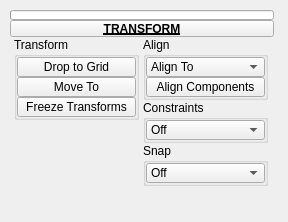
<?xml version="1.0" encoding="UTF-8"?>
<ui version="4.0">
 <class>QtUi</class>
 <widget class="QMainWindow" name="QtUi">
  <property name="enabled">
   <bool>true</bool>
  </property>
  <property name="geometry">
   <rect>
    <x>0</x>
    <y>0</y>
    <width>288</width>
    <height>222</height>
   </rect>
  </property>
  <property name="minimumSize">
   <size>
    <width>111</width>
    <height>0</height>
   </size>
  </property>
  <property name="maximumSize">
   <size>
    <width>999</width>
    <height>999</height>
   </size>
  </property>
  <property name="windowTitle">
   <string>Toolkit</string>
  </property>
  <property name="tabShape">
   <enum>QTabWidget::Triangular</enum>
  </property>
  <property name="dockNestingEnabled">
   <bool>true</bool>
  </property>
  <property name="dockOptions">
   <set>QMainWindow::AllowNestedDocks|QMainWindow::AllowTabbedDocks|QMainWindow::AnimatedDocks|QMainWindow::ForceTabbedDocks</set>
  </property>
  <widget class="QWidget" name="mainWindow">
   <widget class="QWidget" name="layoutWidget_2">
    <property name="geometry">
     <rect>
      <x>10</x>
      <y>10</y>
      <width>264</width>
      <height>181</height>
     </rect>
    </property>
    <layout class="QGridLayout" name="gridLayout_2">
     <property name="spacing">
      <number>0</number>
     </property>
     <item row="1" column="1" colspan="2">
      <widget class="PushButtonDraggable" name="draggable_header">
       <property name="minimumSize">
        <size>
         <width>19</width>
         <height>17</height>
        </size>
       </property>
       <property name="maximumSize">
        <size>
         <width>999</width>
         <height>17</height>
        </size>
       </property>
       <property name="font">
        <font>
         <weight>75</weight>
         <bold>true</bold>
         <underline>true</underline>
        </font>
       </property>
       <property name="text">
        <string>TRANSFORM</string>
       </property>
       <property name="checkable">
        <bool>true</bool>
       </property>
      </widget>
     </item>
     <item row="2" column="1" colspan="2">
      <layout class="QGridLayout" name="gridLayout"/>
     </item>
     <item row="3" column="1" colspan="2">
      <layout class="QHBoxLayout" name="horizontalLayout">
       <item>
        <layout class="QVBoxLayout" name="verticalLayout">
         <property name="spacing">
          <number>0</number>
         </property>
         <item>
          <widget class="QGroupBox" name="Transform">
           <property name="minimumSize">
            <size>
             <width>125</width>
             <height>0</height>
            </size>
           </property>
           <property name="maximumSize">
            <size>
             <width>125</width>
             <height>999</height>
            </size>
           </property>
           <property name="title">
            <string>Transform</string>
           </property>
           <layout class="QVBoxLayout" name="verticalLayout_3">
            <property name="spacing">
             <number>0</number>
            </property>
            <property name="leftMargin">
             <number>0</number>
            </property>
            <property name="topMargin">
             <number>0</number>
            </property>
            <property name="rightMargin">
             <number>0</number>
            </property>
            <property name="bottomMargin">
             <number>0</number>
            </property>
            <item>
             <widget class="ToolButton" name="tb000">
              <property name="enabled">
               <bool>true</bool>
              </property>
              <property name="sizePolicy">
               <sizepolicy hsizetype="Preferred" vsizetype="Fixed">
                <horstretch>0</horstretch>
                <verstretch>0</verstretch>
               </sizepolicy>
              </property>
              <property name="minimumSize">
               <size>
                <width>0</width>
                <height>20</height>
               </size>
              </property>
              <property name="maximumSize">
               <size>
                <width>999</width>
                <height>20</height>
               </size>
              </property>
              <property name="toolTip">
               <string>Move selected object to grid.</string>
              </property>
              <property name="layoutDirection">
               <enum>Qt::LeftToRight</enum>
              </property>
              <property name="text">
               <string>Drop to Grid</string>
              </property>
             </widget>
            </item>
            <item>
             <widget class="QPushButton" name="b005">
              <property name="enabled">
               <bool>true</bool>
              </property>
              <property name="sizePolicy">
               <sizepolicy hsizetype="Preferred" vsizetype="Fixed">
                <horstretch>0</horstretch>
                <verstretch>0</verstretch>
               </sizepolicy>
              </property>
              <property name="minimumSize">
               <size>
                <width>0</width>
                <height>20</height>
               </size>
              </property>
              <property name="maximumSize">
               <size>
                <width>999</width>
                <height>20</height>
               </size>
              </property>
              <property name="toolTip">
               <string>Move selected object(s) to last selected.</string>
              </property>
              <property name="text">
               <string>Move To</string>
              </property>
              <property name="iconSize">
               <size>
                <width>18</width>
                <height>18</height>
               </size>
              </property>
              <property name="autoDefault">
               <bool>false</bool>
              </property>
              <property name="default">
               <bool>false</bool>
              </property>
              <property name="flat">
               <bool>false</bool>
              </property>
             </widget>
            </item>
            <item>
             <widget class="QPushButton" name="b002">
              <property name="enabled">
               <bool>true</bool>
              </property>
              <property name="sizePolicy">
               <sizepolicy hsizetype="Preferred" vsizetype="Fixed">
                <horstretch>0</horstretch>
                <verstretch>0</verstretch>
               </sizepolicy>
              </property>
              <property name="minimumSize">
               <size>
                <width>0</width>
                <height>20</height>
               </size>
              </property>
              <property name="maximumSize">
               <size>
                <width>999</width>
                <height>20</height>
               </size>
              </property>
              <property name="toolTip">
               <string>Freeze transformations on any selected objects</string>
              </property>
              <property name="text">
               <string>Freeze Transforms</string>
              </property>
              <property name="iconSize">
               <size>
                <width>18</width>
                <height>18</height>
               </size>
              </property>
              <property name="autoDefault">
               <bool>false</bool>
              </property>
              <property name="default">
               <bool>false</bool>
              </property>
              <property name="flat">
               <bool>false</bool>
              </property>
             </widget>
            </item>
           </layout>
          </widget>
         </item>
         <item>
          <spacer name="verticalSpacer">
           <property name="orientation">
            <enum>Qt::Vertical</enum>
           </property>
           <property name="sizeHint" stdset="0">
            <size>
             <width>20</width>
             <height>40</height>
            </size>
           </property>
          </spacer>
         </item>
        </layout>
       </item>
       <item>
        <layout class="QVBoxLayout" name="verticalLayout_2">
         <property name="spacing">
          <number>0</number>
         </property>
         <item>
          <widget class="QGroupBox" name="Align">
           <property name="enabled">
            <bool>true</bool>
           </property>
           <property name="minimumSize">
            <size>
             <width>125</width>
             <height>0</height>
            </size>
           </property>
           <property name="maximumSize">
            <size>
             <width>125</width>
             <height>999</height>
            </size>
           </property>
           <property name="title">
            <string>Align</string>
           </property>
           <layout class="QVBoxLayout" name="verticalLayout_4">
            <property name="spacing">
             <number>0</number>
            </property>
            <property name="leftMargin">
             <number>0</number>
            </property>
            <property name="topMargin">
             <number>0</number>
            </property>
            <property name="rightMargin">
             <number>0</number>
            </property>
            <property name="bottomMargin">
             <number>0</number>
            </property>
            <item>
             <widget class="ComboBox" name="cmb002">
              <property name="minimumSize">
               <size>
                <width>0</width>
                <height>20</height>
               </size>
              </property>
              <property name="maximumSize">
               <size>
                <width>999</width>
                <height>20</height>
               </size>
              </property>
              <property name="toolTip">
               <string>Align to objects.</string>
              </property>
              <property name="editable">
               <bool>false</bool>
              </property>
              <property name="sizeAdjustPolicy">
               <enum>QComboBox::AdjustToContents</enum>
              </property>
              <item>
               <property name="text">
                <string>Align To</string>
               </property>
              </item>
             </widget>
            </item>
            <item>
             <widget class="ToolButton" name="tb001">
              <property name="enabled">
               <bool>true</bool>
              </property>
              <property name="sizePolicy">
               <sizepolicy hsizetype="Preferred" vsizetype="Fixed">
                <horstretch>0</horstretch>
                <verstretch>0</verstretch>
               </sizepolicy>
              </property>
              <property name="minimumSize">
               <size>
                <width>0</width>
                <height>20</height>
               </size>
              </property>
              <property name="maximumSize">
               <size>
                <width>999</width>
                <height>20</height>
               </size>
              </property>
              <property name="toolTip">
               <string>Align selected vertices/edges along the specified axes.</string>
              </property>
              <property name="text">
               <string>Align Components</string>
              </property>
              <property name="iconSize">
               <size>
                <width>18</width>
                <height>18</height>
               </size>
              </property>
             </widget>
            </item>
           </layout>
          </widget>
         </item>
         <item>
          <widget class="QGroupBox" name="groupBox">
           <property name="minimumSize">
            <size>
             <width>125</width>
             <height>0</height>
            </size>
           </property>
           <property name="maximumSize">
            <size>
             <width>125</width>
             <height>999</height>
            </size>
           </property>
           <property name="title">
            <string>Constraints</string>
           </property>
           <layout class="QVBoxLayout" name="verticalLayout_5">
            <property name="spacing">
             <number>0</number>
            </property>
            <property name="leftMargin">
             <number>0</number>
            </property>
            <property name="topMargin">
             <number>0</number>
            </property>
            <property name="rightMargin">
             <number>0</number>
            </property>
            <property name="bottomMargin">
             <number>0</number>
            </property>
            <item>
             <widget class="ComboBox" name="cmb001">
              <property name="minimumSize">
               <size>
                <width>0</width>
                <height>20</height>
               </size>
              </property>
              <property name="maximumSize">
               <size>
                <width>999</width>
                <height>20</height>
               </size>
              </property>
              <property name="toolTip">
               <string>Transform constraints.</string>
              </property>
              <property name="editable">
               <bool>false</bool>
              </property>
              <property name="sizeAdjustPolicy">
               <enum>QComboBox::AdjustToContents</enum>
              </property>
              <item>
               <property name="text">
                <string>Off</string>
               </property>
              </item>
             </widget>
            </item>
           </layout>
          </widget>
         </item>
         <item>
          <widget class="QGroupBox" name="groupBox_2">
           <property name="minimumSize">
            <size>
             <width>125</width>
             <height>0</height>
            </size>
           </property>
           <property name="maximumSize">
            <size>
             <width>125</width>
             <height>999</height>
            </size>
           </property>
           <property name="title">
            <string>Snap</string>
           </property>
           <layout class="QVBoxLayout" name="verticalLayout_6">
            <property name="spacing">
             <number>0</number>
            </property>
            <property name="leftMargin">
             <number>0</number>
            </property>
            <property name="topMargin">
             <number>0</number>
            </property>
            <property name="rightMargin">
             <number>0</number>
            </property>
            <property name="bottomMargin">
             <number>0</number>
            </property>
            <item>
             <widget class="ComboBox" name="cmb003">
              <property name="minimumSize">
               <size>
                <width>0</width>
                <height>20</height>
               </size>
              </property>
              <property name="maximumSize">
               <size>
                <width>999</width>
                <height>20</height>
               </size>
              </property>
              <property name="toolTip">
               <string>Transform tool snap settings.</string>
              </property>
              <property name="editable">
               <bool>false</bool>
              </property>
              <property name="sizeAdjustPolicy">
               <enum>QComboBox::AdjustToContents</enum>
              </property>
              <item>
               <property name="text">
                <string>Off</string>
               </property>
              </item>
             </widget>
            </item>
           </layout>
          </widget>
         </item>
         <item>
          <spacer name="verticalSpacer_2">
           <property name="orientation">
            <enum>Qt::Vertical</enum>
           </property>
           <property name="sizeHint" stdset="0">
            <size>
             <width>20</width>
             <height>40</height>
            </size>
           </property>
          </spacer>
         </item>
        </layout>
       </item>
      </layout>
     </item>
     <item row="0" column="1" colspan="2">
      <widget class="ProgressBar" name="progressBar_2">
       <property name="sizePolicy">
        <sizepolicy hsizetype="Ignored" vsizetype="Fixed">
         <horstretch>0</horstretch>
         <verstretch>0</verstretch>
        </sizepolicy>
       </property>
       <property name="minimumSize">
        <size>
         <width>0</width>
         <height>10</height>
        </size>
       </property>
       <property name="maximumSize">
        <size>
         <width>16777215</width>
         <height>10</height>
        </size>
       </property>
       <property name="value">
        <number>0</number>
       </property>
       <property name="textVisible">
        <bool>false</bool>
       </property>
      </widget>
     </item>
    </layout>
   </widget>
  </widget>
 </widget>
 <customwidgets>
  <customwidget>
   <class>ToolButton</class>
   <extends>QToolButton</extends>
   <header>widgets.toolbutton.h</header>
  </customwidget>
  <customwidget>
   <class>PushButtonDraggable</class>
   <extends>QPushButton</extends>
   <header>widgets.pushbuttondraggable.h</header>
  </customwidget>
  <customwidget>
   <class>ProgressBar</class>
   <extends>QProgressBar</extends>
   <header>widgets.progressbar.h</header>
  </customwidget>
  <customwidget>
   <class>ComboBox</class>
   <extends>QComboBox</extends>
   <header>widgets.combobox.h</header>
  </customwidget>
 </customwidgets>
 <resources/>
 <connections/>
 <designerdata>
  <property name="gridDeltaX">
   <number>5</number>
  </property>
  <property name="gridDeltaY">
   <number>5</number>
  </property>
  <property name="gridSnapX">
   <bool>true</bool>
  </property>
  <property name="gridSnapY">
   <bool>true</bool>
  </property>
  <property name="gridVisible">
   <bool>true</bool>
  </property>
 </designerdata>
</ui>
